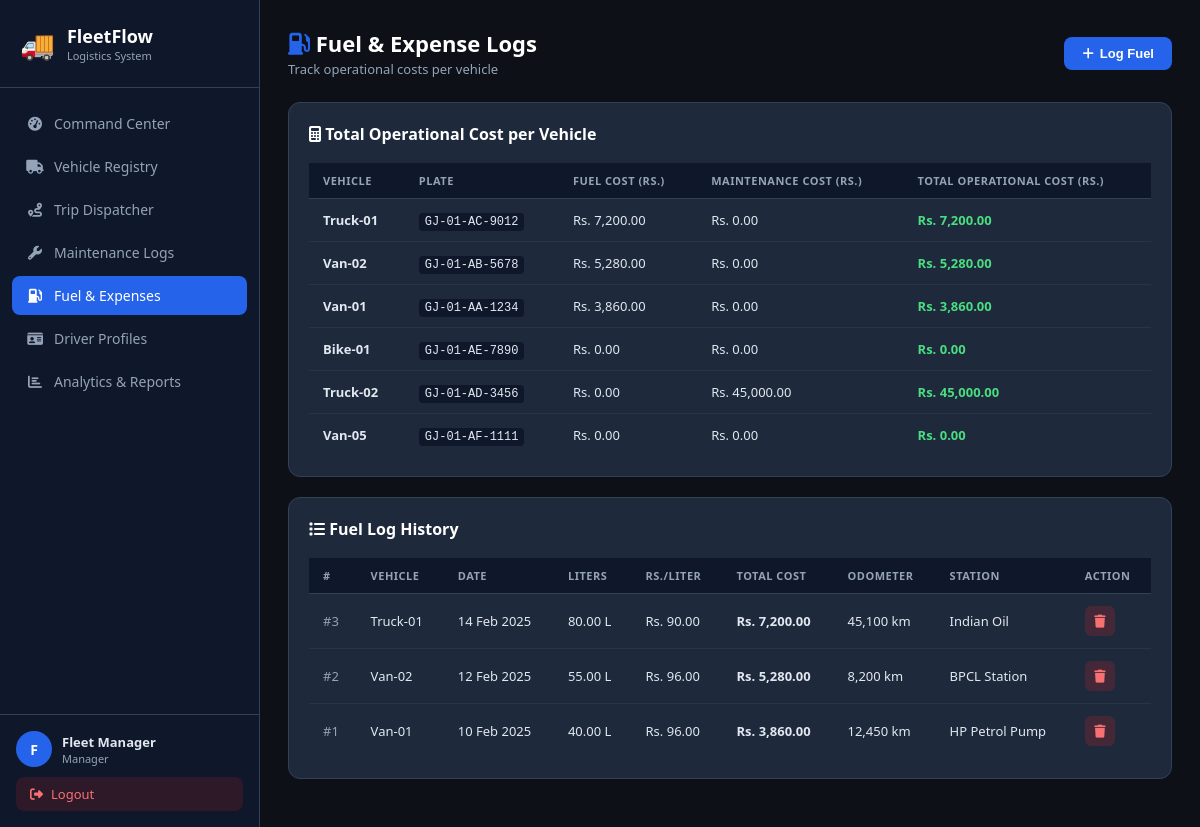
Screenshot of /pages/fuel.php (signed in) with the database file from the repository.
### tables this page shows
CREATE TABLE vehicles (
    id INT AUTO_INCREMENT PRIMARY KEY,
    name VARCHAR(100) NOT NULL,
    model VARCHAR(100) NOT NULL,
    license_plate VARCHAR(50) NOT NULL UNIQUE,
    type VARCHAR(20) NOT NULL DEFAULT 'Van',
    max_capacity DECIMAL(10,2) NOT NULL,
    odometer DECIMAL(10,2) NOT NULL DEFAULT 0,
    acquisition_cost DECIMAL(12,2) NOT NULL DEFAULT 0,
    region VARCHAR(100) NOT NULL DEFAULT '',
    status VARCHAR(20) NOT NULL DEFAULT 'Available',
    created_at TIMESTAMP DEFAULT CURRENT_TIMESTAMP
);

CREATE TABLE fuel_logs (
    id INT AUTO_INCREMENT PRIMARY KEY,
    vehicle_id INT NOT NULL,
    trip_id INT DEFAULT NULL,
    liters DECIMAL(8,2) NOT NULL,
    cost_per_liter DECIMAL(8,2) NOT NULL,
    total_cost DECIMAL(12,2) NOT NULL,
    odometer_at_fill DECIMAL(10,2) NOT NULL DEFAULT 0,
    fuel_date DATE NOT NULL,
    station VARCHAR(150) NOT NULL DEFAULT '',
    created_at TIMESTAMP DEFAULT CURRENT_TIMESTAMP,
    FOREIGN KEY (vehicle_id) REFERENCES vehicles(id) ON DELETE CASCADE,
    FOREIGN KEY (trip_id) REFERENCES trips(id) ON DELETE SET NULL
);

### pages/fuel.php (the view, shortened to what this page needs)
<?php
require_once '../includes/config.php';
$logs = $conn->query("SELECT fl.*, v.name as vname FROM fuel_logs fl JOIN vehicles v ON fl.vehicle_id=v.id ORDER BY fl.id DESC");
$summary = $conn->query("SELECT v.id, v.name, v.license_plate,
    COALESCE(SUM(fl.total_cost),0) as fuel_cost,
    COALESCE((SELECT SUM(ml.cost) FROM maintenance_logs ml WHERE ml.vehicle_id=v.id),0) as maint_cost
    FROM vehicles v
    LEFT JOIN fuel_logs fl ON fl.vehicle_id=v.id
    GROUP BY v.id ORDER BY fuel_cost DESC LIMIT 10");
include '../includes/header.php';
?>
<div class="page-header">
    <div>
        <div class="page-title"><i class="fas fa-gas-pump" style="color:var(--primary)"></i> Fuel &amp; Expense Logs</div>
        <div class="page-subtitle">Track operational costs per vehicle</div>
    </div>
    <button class="btn btn-primary" onclick="openModal('addFuelModal')">
        <i class="fas fa-plus"></i> Log Fuel
    </button>
</div>
<div class="card" style="margin-bottom:20px">
    <div class="card-header">
        <div class="card-title"><i class="fas fa-calculator"></i> Total Operational Cost per Vehicle</div>
    </div>
    <div class="table-wrap">
        <table>
            <thead><tr><th>Vehicle</th><th>Plate</th><th>Fuel Cost (Rs.)</th><th>Maintenance Cost (Rs.)</th><th>Total Operational Cost (Rs.)</th></tr></thead>
            <tbody>
            <?php $summary->data_seek(0); while ($s = $summary->fetch_assoc()): ?>
            <tr>
                <td style="font-weight:600"><?= htmlspecialchars($s['name']) ?></td>
                <td><code style="background:var(--dark);padding:2px 6px;border-radius:4px;font-size:12px"><?= htmlspecialchars($s['license_plate']) ?></code></td>
                <td>Rs. <?= number_format($s['fuel_cost'], 2) ?></td>
                <td>Rs. <?= number_format($s['maint_cost'], 2) ?></td>
                <td style="font-weight:700;color:#4ade80">Rs. <?= number_format($s['fuel_cost'] + $s['maint_cost'], 2) ?></td>
            </tr>
            <?php endwhile; ?>
            </tbody>
        </table>
    </div>
</div>
<div class="card">
    <div class="card-header">
        <div class="card-title"><i class="fas fa-list"></i> Fuel Log History</div>
    </div>
    <div class="table-wrap">
        <table>
            <thead><tr><th>#</th><th>Vehicle</th><th>Date</th><th>Liters</th><th>Rs./Liter</th><th>Total Cost</th><th>Odometer</th><th>Station</th><th>Action</th></tr></thead>
            <tbody>
            <?php while ($f = $logs->fetch_assoc()): ?>
            <tr>
                <td style="color:var(--text-muted)">#<?= $f['id'] ?></td>
                <td><?= htmlspecialchars($f['vname']) ?></td>
                <td><?= date('d M Y', strtotime($f['fuel_date'])) ?></td>
                <td><?= number_format($f['liters'], 2) ?> L</td>
                <td>Rs. <?= number_format($f['cost_per_liter'], 2) ?></td>
                <td style="font-weight:600">Rs. <?= number_format($f['total_cost'], 2) ?></td>
                <td><?= number_format($f['odometer_at_fill']) ?> km</td>
                <td><?= htmlspecialchars($f['station'] ?: '—') ?></td>
                <td>
                    <form method="POST" style="display:inline" onsubmit="return confirmDelete()">
                        <button type="submit" class="action-btn delete"><i class="fas fa-trash"></i></button>
                    </form>
                </td>
            </tr>
            <?php endwhile; ?>
            </tbody>
        </table>
    </div>
</div>
<?php include '../includes/footer.php'; ?>

### includes/header.php (shortened to what this page needs)
<?php
$current_page = basename($_SERVER['PHP_SELF'], '.php');
$user_name = $_SESSION['user_name'] ?? 'User';
$user_role = $_SESSION['user_role'] ?? 'dispatcher';
?>
<!DOCTYPE html>
<html lang="en">
<head>
    <link rel="stylesheet" href="<?= BASE_URL ?>css/style.css">
    <link rel="stylesheet" href="https://cdnjs.cloudflare.com/ajax/libs/font-awesome/6.4.0/css/all.min.css">
</head>
<body>
<div class="layout">
    <aside class="sidebar">
        <div class="sidebar-logo">
            <div class="logo-icon">🚚</div>
            <div>
                <div class="logo-text">FleetFlow</div>
                <div class="logo-sub">Logistics System</div>
            </div>
        </div>
        <nav class="sidebar-nav">
            <a href="<?= BASE_URL ?>pages/dashboard.php" class="nav-item <?= $current_page==='dashboard'?'active':'' ?>">
                <i class="fas fa-tachometer-alt"></i> Command Center
            </a>
            <a href="<?= BASE_URL ?>pages/vehicles.php" class="nav-item <?= $current_page==='vehicles'?'active':'' ?>">
                <i class="fas fa-truck"></i> Vehicle Registry
            </a>
            <a href="<?= BASE_URL ?>pages/trips.php" class="nav-item <?= $current_page==='trips'?'active':'' ?>">
                <i class="fas fa-route"></i> Trip Dispatcher
            </a>
            <a href="<?= BASE_URL ?>pages/maintenance.php" class="nav-item <?= $current_page==='maintenance'?'active':'' ?>">
                <i class="fas fa-wrench"></i> Maintenance Logs
            </a>
            <a href="<?= BASE_URL ?>pages/fuel.php" class="nav-item <?= $current_page==='fuel'?'active':'' ?>">
                <i class="fas fa-gas-pump"></i> Fuel & Expenses
            </a>
            <a href="<?= BASE_URL ?>pages/drivers.php" class="nav-item <?= $current_page==='drivers'?'active':'' ?>">
                <i class="fas fa-id-card"></i> Driver Profiles
            </a>
            <a href="<?= BASE_URL ?>pages/analytics.php" class="nav-item <?= $current_page==='analytics'?'active':'' ?>">
                <i class="fas fa-chart-bar"></i> Analytics & Reports
            </a>
        </nav>
        <div class="sidebar-footer">
            <div class="user-info">
                <div class="user-avatar"><?= strtoupper(substr($user_name,0,1)) ?></div>
                <div>
                    <div class="user-name"><?= htmlspecialchars($user_name) ?></div>
                    <div class="user-role"><?= ucfirst(str_replace('_',' ',$user_role)) ?></div>
                </div>
            </div>
            <a href="<?= BASE_URL ?>logout.php" class="logout-btn"><i class="fas fa-sign-out-alt"></i> Logout</a>
        </div>
    </aside>
    <main class="main-content">

### includes/footer.php (shortened to what this page needs)
    </main>
</div>
</body>
</html>

### css/style.css (style rules this page uses)
:root { --primary: #2563eb; --primary-dark: #1d4ed8; --secondary: #7c3aed; --success: #16a34a; --warning: #d97706; --danger: #dc2626; --info: #0891b2; --dark: #0f172a; --dark2: #1e293b; --dark3: #334155; --text: #e2e8f0; --text-muted: #94a3b8; --border: #334155; --card-bg: #1e293b; --sidebar-bg: #0f172a; --body-bg: #0d1117; --input-bg: #0f172a; }
* { margin: 0; padding: 0; box-sizing: border-box; }
body { font-family: 'Segoe UI', system-ui, -apple-system, sans-serif; background: var(--body-bg); color: var(--text); min-height: 100vh; }
.layout { display: flex; min-height: 100vh; }
.sidebar { width: 260px; background: var(--sidebar-bg); border-right: 1px solid var(--border); display: flex; flex-direction: column; position: fixed; top: 0; left: 0; bottom: 0; z-index: 100; overflow-y: auto; }
.sidebar-logo { display: flex; align-items: center; gap: 12px; padding: 24px 20px; border-bottom: 1px solid var(--border); }
.logo-icon { font-size: 28px; }
.logo-text { font-size: 18px; font-weight: 700; color: #fff; }
.logo-sub { font-size: 11px; color: var(--text-muted); }
.sidebar-nav { flex: 1; padding: 16px 12px; }
.nav-item { display: flex; align-items: center; gap: 10px; padding: 10px 14px; border-radius: 8px; color: var(--text-muted); text-decoration: none; font-size: 14px; font-weight: 500; margin-bottom: 4px; transition: all 0.2s; }
.nav-item.active { background: var(--primary); color: #fff; }
.nav-item i { width: 18px; text-align: center; }
.sidebar-footer { padding: 16px; border-top: 1px solid var(--border); }
.user-info { display: flex; align-items: center; gap: 10px; margin-bottom: 10px; }
.user-avatar { width: 36px; height: 36px; background: var(--primary); border-radius: 50%; display: flex; align-items: center; justify-content: center; font-weight: 700; font-size: 14px; color: #fff; flex-shrink: 0; }
.user-name { font-size: 13px; font-weight: 600; color: var(--text); }
.user-role { font-size: 11px; color: var(--text-muted); }
.logout-btn { display: flex; align-items: center; gap: 8px; padding: 8px 14px; background: rgba(220,38,38,0.15); color: #f87171; border-radius: 8px; text-decoration: none; font-size: 13px; transition: all 0.2s; }
.main-content { margin-left: 260px; flex: 1; padding: 28px; min-height: 100vh; }
.page-header { display: flex; align-items: center; justify-content: space-between; margin-bottom: 24px; }
.page-title { font-size: 22px; font-weight: 700; color: #fff; }
.page-subtitle { font-size: 13px; color: var(--text-muted); margin-top: 2px; }
.card { background: var(--card-bg); border: 1px solid var(--border); border-radius: 12px; padding: 20px; margin-bottom: 20px; }
.card-header { display: flex; align-items: center; justify-content: space-between; margin-bottom: 18px; }
.card-title { font-size: 16px; font-weight: 600; color: #fff; }
.table-wrap { overflow-x: auto; }
table { width: 100%; border-collapse: collapse; }
th { background: var(--dark); padding: 10px 14px; text-align: left; font-size: 11px; font-weight: 600; text-transform: uppercase; letter-spacing: 0.5px; color: var(--text-muted); border-bottom: 1px solid var(--border); }
td { padding: 12px 14px; font-size: 13px; border-bottom: 1px solid rgba(51,65,85,0.5); vertical-align: middle; }
tr:last-child td { border-bottom: none; }
.btn { display: inline-flex; align-items: center; gap: 6px; padding: 9px 18px; border-radius: 8px; font-size: 13px; font-weight: 600; cursor: pointer; border: none; text-decoration: none; transition: all 0.2s; }
.btn-primary { background: var(--primary); color: #fff; }
.action-btn { display: inline-flex; align-items: center; justify-content: center; width: 30px; height: 30px; border-radius: 6px; border: none; cursor: pointer; font-size: 13px; transition: all 0.2s; text-decoration: none; }
.action-btn.delete { background: rgba(220,38,38,0.2); color: #f87171; }

### rows the page displays
vehicles: name "Truck-01", license_plate "GJ-01-AC-9012", fuel_cost "7,200.00", maint_cost "0.00", maint_cost "7,200.00"
vehicles: name "Van-02", license_plate "GJ-01-AB-5678", fuel_cost "5,280.00", maint_cost "0.00", maint_cost "5,280.00"
vehicles: name "Van-01", license_plate "GJ-01-AA-1234", fuel_cost "3,860.00", maint_cost "0.00", maint_cost "3,860.00"
vehicles: name "Bike-01", license_plate "GJ-01-AE-7890", fuel_cost "0.00", maint_cost "0.00"
vehicles: name "Truck-02", license_plate "GJ-01-AD-3456", fuel_cost "0.00", maint_cost "45,000.00"
vehicles: name "Van-05", license_plate "GJ-01-AF-1111", fuel_cost "0.00", maint_cost "0.00"
fuel_logs: id "3", vehicle.name "Truck-01", fuel_date "14 Feb 2025", liters "80.00", cost_per_liter "90.00", total_cost "7,200.00", odometer_at_fill "45,100", station "Indian Oil"
fuel_logs: id "2", vehicle.name "Van-02", fuel_date "12 Feb 2025", liters "55.00", cost_per_liter "96.00", total_cost "5,280.00", odometer_at_fill "8,200", station "BPCL Station"
fuel_logs: id "1", vehicle.name "Van-01", fuel_date "10 Feb 2025", liters "40.00", cost_per_liter "96.00", total_cost "3,860.00", odometer_at_fill "12,450", station "HP Petrol Pump"

### other values shown
substr($user_name,0,1) "F"
$user_name "Fleet Manager"
str_replace('_',' ',$user_role) "Manager"
